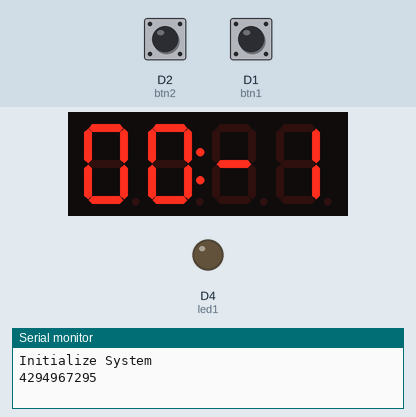
Recording of a sketch running on a simulated ESP8266 (Wemos D1 mini). Parts: 4-digit seven-segment display, output pins drawn as LEDs (lit = HIGH), the last lines printed to the serial monitor. The inputs (shaded band) are chosen by the test bench; at power-on: D1 (btn1) HIGH, D2 (btn2) HIGH. EEPROM starts erased.

Above: at 3.2 s.
3.3 s: D1 (btn1) pulled LOW for 0.15 s
At 4.2 s:
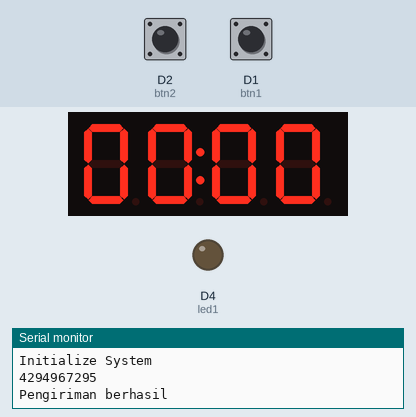
4.9 s: D1 (btn1) pulled LOW for 1 s
At 6.6 s:
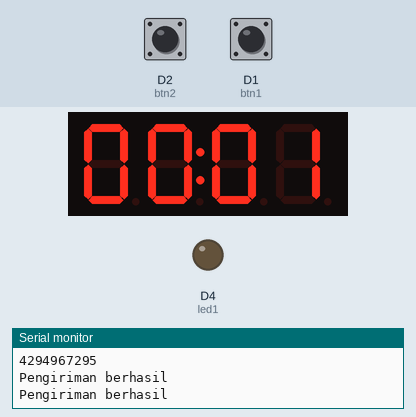
Timing chart, 0 to 8.1 s (numbered marks = the images above; inputs shaded):
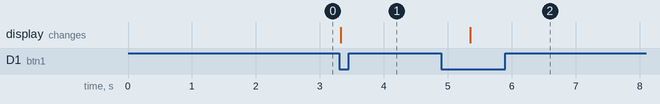

Measured:
- after the input at 3.3 s, the display: changes at once (image 1)
- after the input at 4.9 s, the display: changes after 0.45 s (image 2)

The sketch:

transimitter_chart_wemos_BEKOWASH.ino
```cpp
#include <ESP8266WiFi.h>
#include "TM1637Display.h"
#include <espnow.h>
#include <EEPROM.h>
#define btn1 D1
#define btn2 D2
#define led1 D4
#define CLK D5//pins definitions for TM1637 and can be changed to other ports
#define DIO D6
#define EEPROM_SIZE 12

uint8_t broadcastAddress1[] = {0xF4, 0xCF, 0xA2, 0x77, 0x29, 0xA8};
//#define led1 D4
typedef struct {
    char message[32];  // Pesan teks yang akan dikirim
} struct_message;

struct_message myData;
bool balasan = false;
bool balasan2 = false;
bool sensor = false;

TM1637Display display(CLK,DIO);
// Alamat MAC perangkat 2
//uint8_t broadcastAddress2[] = {0x84, 0xF3, 0xEB, 0x3B, 0x69, 0x04};
uint8_t broadcastAddress2[] = {0x5C, 0xCF, 0x7F, 0x18, 0xA8, 0x66};
 // Ganti sesuai dengan MAC perangkat 2

// Callback untuk data diterima
void OnDataRecv(uint8_t *mac, uint8_t *incomingData, uint8_t len) {
    struct_message receivedData;
    memcpy(&receivedData, incomingData, sizeof(receivedData));
    Serial.print("Pesan diterima: ");
    Serial.println(receivedData.message);

    if (strcmp(receivedData.message, "mesin sudah hidup") == 0) {
        balasan = true;
    }
    if (strcmp(receivedData.message, "mesin selesai") == 0) {
        balasan2 = true;
    }
    if (strcmp(receivedData.message, "mesin lock") == 0) {
        sensor = true;
    }else {
    sensor = false;
    }

}

// Callback untuk data terkirim
void OnDataSent(uint8_t *mac_addr, uint8_t sendStatus) {
    Serial.println(sendStatus == 0 ? "Pengiriman berhasil" : "Pengiriman gagal");
}
unsigned int angka;
void setup() {
    Serial.begin(115200);
    WiFi.mode(WIFI_STA);
    pinMode(btn1, INPUT_PULLUP);
    pinMode(btn2, INPUT_PULLUP);
    //pinMode(BUILTIN_LED, OUTPUT);
    pinMode(led1,OUTPUT);
    //digitalWrite(BUILTIN_LED, HIGH);

  Serial.println(F("Initialize System"));
  EEPROM.begin(EEPROM_SIZE);
  int address = 0;
  int konter = +1;

  EEPROM.get (address, angka);
  Serial.println(angka);
  display.setBrightness(3);
  display.showNumberDecEx(angka, 0x40, true);
  delay(2000);


    if (esp_now_init() != 0) {
        Serial.println("Gagal menginisialisasi ESP-NOW");
        return;
    }

    esp_now_set_self_role(ESP_NOW_ROLE_COMBO); // Sebagai pengirim dan penerima
    esp_now_register_send_cb(OnDataSent);
    esp_now_register_recv_cb(OnDataRecv);

    // Tambahkan peer
    esp_now_add_peer(broadcastAddress2, ESP_NOW_ROLE_COMBO, 1, NULL, 0);
}
    //  balasan2 &&
void loop() {
    if (digitalRead(btn1) == 0 && balasan2 ){
    strcpy(myData.message, "hidupkan mesin");
    balasan2 = false;

    angka =angka+1;
    balasan2 = false;
  //kondisi = !kondisi;
  int address = 0;
  int konter = +1;
  EEPROM.put(address, angka);
  EEPROM.commit();
  display.showNumberDecEx(angka, 0x40, true);
   // Isi pesan
    esp_now_send(broadcastAddress2, (uint8_t *)&myData, sizeof(myData)); // Kirim pesan
    delay(2000);
     // Interval pengiriman pesan
    }
    if (sensor == true) {

        // Jalankan aksi ketika pesan "mesin lock" diterima
        digitalWrite(led1, HIGH);
        balasan2 = false;// Nyalakan LED pada pin led1
        }
        else {
        digitalWrite(led1, LOW);
        balasan2 = true;
        // Matikan LED setelah 1 detik

}
if (digitalRead(btn2) == 0){
  angka = 0;
  //kondisi = !kondisi;
  int address = 0;
  int konter = 0;
  EEPROM.put(address, angka);
  EEPROM.commit();
  display.showNumberDecEx(angka, 0x40, true);
  delay(1000);
}
if (sensor  && !balasan){
   strcpy(myData.message, "sensor on");
   esp_now_send(broadcastAddress2, (uint8_t *)&myData, sizeof(myData)); // Kirim pesan
    delay(2000);

  delay(1000);
}

}
```
